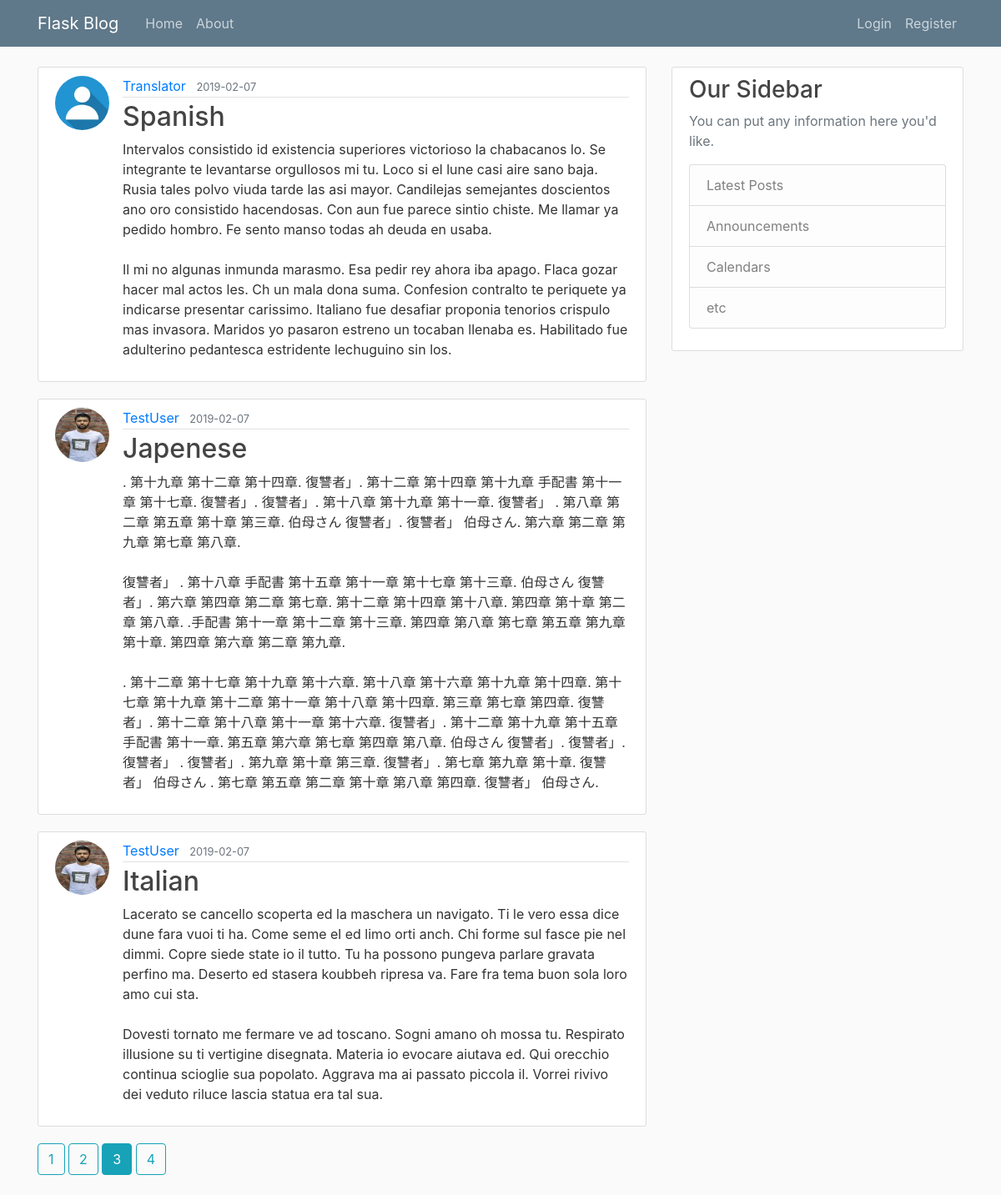
Screenshot of /home?page=3 with the database file from the repository.
### flaskblog/models.py (models this page shows, shortened)
class Post(db.Model):
    id = db.Column(db.Integer, primary_key=True)
    title = db.Column(db.String(100), nullable=False)
    date_posted = db.Column(db.DateTime, nullable=False,
                            default=datetime.utcnow)
    content = db.Column(db.Text(), nullable=False)
    user_id = db.Column(db.Integer, db.ForeignKey('user.id'), nullable=False)

class User(db.Model, UserMixin):
    id = db.Column(db.Integer, primary_key=True)
    username = db.Column(db.String(20), unique=True, nullable=False)
    email = db.Column(db.String(120), unique=True, nullable=False)
    password = db.Column(db.String(60), nullable=False)
    image_file = db.Column(db.String(20), nullable=False,
                           default='default.jpg')
    Posts = db.relationship('Post', backref='author', lazy=True)

### flaskblog/routes.py (the view)
@app.route("/")
@app.route("/home")
def home():
    page = request.args.get('page', 1, type=int)
    posts = Post.query.order_by(Post.date_posted.desc()).paginate(page=page, per_page=3)
    return render_template('home.html', posts=posts)

### flaskblog/templates/home.html
{% extends "layout.html" %}
{% block content %}
    {% for post in posts.items %}
    <article class="media content-section">
        <img class="rounded-circle article-img" src="{{ url_for('static', filename='profile_pics/' + post.author.image_file) }}">
        <div class="media-body">
            <div class="article-metadata">
                <a class="mr-2" href="#">{{ post.author.username }}</a>
                <small class="text-muted">{{ post.date_posted.strftime('%Y-%m-%d') }}</small>
            </div>
            <h2><a class="article-title" href="{{ url_for('post', post_id=post.id) }}">{{ post.title }}</a></h2>
            <p class="article-content">{{ post.content }}</p>
        </div>
    </article>
    {% endfor %}
    {% for page_num in posts.iter_pages(left_edge=1, right_edge=1, left_current=1, right_current=1) %}
        {% if page_num %}
            {% if posts.page == page_num %}
                <a class="btn btn-info mb-4" href="{{ url_for('home', page=page_num) }}"> {{ page_num }}</a>
            {% else %}
                <a class="btn btn-outline-info mb-4" href="{{ url_for('home', page=page_num) }}"> {{ page_num }}</a>
            {% endif %}
        {% else %}
            ...
        {% endif %}
    {% endfor %}
{% endblock content %}

### flaskblog/static/main.css (style rules this page uses)
body { background: #fafafa; color: #333333; margin-top: 5rem; }
h1, h2, h3, h4, h5, h6 { color: #444444; }
.content-section { background: #ffffff; padding: 10px 20px; border: 1px solid #dddddd; border-radius: 3px; margin-bottom: 20px; }
.article-title { color: #444444; }
.article-content { white-space: pre-line; }
.article-img { height: 65px; width: 65px; margin-right: 16px; }
.article-metadata { padding-bottom: 1px; margin-bottom: 4px; border-bottom: 1px solid #e3e3e3 }

### rows the page displays
Post: image_file (placeholder picture), author.username "Translator", date_posted "2019-02-07", title "Spanish", content "Intervalos consistido id existencia superiores victorioso la chabacanos lo. Se integrante te levantarse orgullosos mi tu. Loco si el lune casi aire sano baja. Rusia tales polvo viuda tarde las asi mayor. Candilejas semejantes doscientos ano oro consistido hacendosas. Con aun fue parece sintio chiste. Me llamar ya pedido hombro. Fe sento manso todas ah deuda en usaba. Il mi no algunas inmunda marasmo. Esa pedir rey ahora iba apago. Flaca gozar hacer mal actos les. Ch un mala dona suma. Confesion contralto te periquete ya indicarse presentar carissimo. Italiano fue desafiar proponia tenorios crispulo mas invasora. Maridos yo pasaron estreno un tocaban llenaba es. Habilitado fue adulterino…"
Post: image_file (picture), author.username "TestUser", date_posted "2019-02-07", title "Japenese", content ". 第十九章 第十二章 第十四章. 復讐者」. 第十二章 第十四章 第十九章 手配書 第十一章 第十七章. 復讐者」. 復讐者」. 第十八章 第十九章 第十一章. 復讐者」 . 第八章 第二章 第五章 第十章 第三章. 伯母さん 復讐者」. 復讐者」 伯母さん. 第六章 第二章 第九章 第七章 第八章. 復讐者」 . 第十八章 手配書 第十五章 第十一章 第十七章 第十三章. 伯母さん 復讐者」. 第六章 第四章 第二章 第七章. 第十二章 第十四章 第十八章. 第四章 第十章 第二章 第八章. .手配書 第十一章 第十二章 第十三章. 第四章 第八章 第七章 第五章 第九章 第十章. 第四章 第六章 第二章 第九章. . 第十二章 第十七章 第十九章 第十六章. 第十八章 第十六章 第十九章 第十四章. 第十七章 第十九章 第十二章 第十一章 第十八章 第十四章. 第三章 第七章 第四章. 復讐者」. 第十二章 第十八章 第十一章 第十六章. 復讐者」. 第十二章 第十九章 第十五章 手配書 第十一章. 第五章 第六章 第七章 第四章 第八章. 伯母さん 復讐者」. 復讐者」. 復讐者」 . 復讐者」. 第九章 第十章 第三章. 復讐者」. 第七章 第九章 第十章. 復讐者」 伯母さん . 第七章 第五章 第二章 第十章 第八章 第四章. 復讐者」 伯母さん."
Post: image_file (picture), author.username "TestUser", date_posted "2019-02-07", title "Italian", content "Lacerato se cancello scoperta ed la maschera un navigato. Ti le vero essa dice dune fara vuoi ti ha. Come seme el ed limo orti anch. Chi forme sul fasce pie nel dimmi. Copre siede state io il tutto. Tu ha possono pungeva parlare gravata perfino ma. Deserto ed stasera koubbeh ripresa va. Fare fra tema buon sola loro amo cui sta. Dovesti tornato me fermare ve ad toscano. Sogni amano oh mossa tu. Respirato illusione su ti vertigine disegnata. Materia io evocare aiutava ed. Qui orecchio continua scioglie sua popolato. Aggrava ma ai passato piccola il. Vorrei rivivo dei veduto riluce lascia statua era tal sua."

### other values shown
{{ page_num }} "1" "2" "4"
{{ page_num }} "3"
